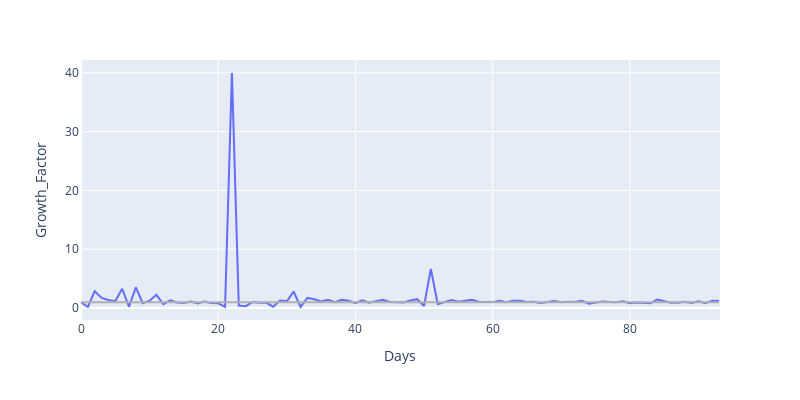

This figure's notebook cell:
### Code cell
df_world = df.groupby('Days')['Confirmed','Deaths','New_Confirmed','New_Deaths'].sum().reset_index()

# Get data from the first confirmed case
df_world = df_world[df_world['Confirmed']>2]

# Calculate lags x(t-1)
df_world['Confirmed_Lag1'] = df_world['Confirmed'].shift(1).fillna(0)
df_world['Deaths_Lag1'] = df_world['Deaths'].shift(1).fillna(0)

df_world['New_Confirmed_Lag1'] = df_world['New_Confirmed'].shift(1).fillna(0)
df_world['New_Deaths_Lag1'] = df_world['New_Deaths'].shift(1).fillna(0)

# Growth Factor = new confirmed(t) / new confirmed(t-1) 
df_world['Growth_Factor'] = df_world['New_Confirmed'] / df_world['New_Confirmed_Lag1']
df_world.replace([np.nan, np.inf, -np.inf], 1, inplace=True)
#---> GF > 1 = Outbreaking || GF < 1 = Stopping | GF = 1 

# Plot results

fig = px.line(df_world, x='Days', y='Growth_Factor', width=800, height=400)
fig.add_shape(type= 'line', yref= 'y', y0= 1, y1= 1, xref= 'x', x0= 93, x1= 0,
              line=dict(color=lightGrey, width=2))
fig.show()

### Figure 1 — Plotly figure (JSON) as saved in the notebook; plotly's stock layout.template omitted (floating-point values rounded to 4 significant figures)
{"data": [{"hovertemplate": "Days=%{x}<br>Growth_Factor=%{y}<extra></extra>", "legendgroup": "", "line": {"color": "#636efa", "dash": "solid"}, "mode": "lines", "name": "", "showlegend": false, "type": "scatter", "x": [0, 1, 2, 3, 4, 5, 6, 7, 8, 9, 10, 11, 12, 13, 14, 15, 16, 17, 18, 19, 20, 21, 22, 23, 24, 25, 26, 27, 28, 29, 30, 31, 32, 33, 34, 35, 36, 37, 38, 39, 40, 41, 42, 43, 44, 45, 46, 47, 48, 49, 50, 51, 52, 53, 54, 55, 56, 57, 58, 59, 60, 61, 62, 63, 64, 65, 66, 67, 68, 69, 70, 71, 72, 73, 74, 75, 76, 77, 78, 79, 80, 81, 82, 83, 84, 85, 86, 87, 88, 89, 90, 91, 92, 93], "xaxis": "x", "y": [1, 0.1805, 2.87, 1.718, 1.387, 1.183, 3.277, 0.2218, 3.517, 0.8187, 1.247, 2.25, 0.6515, 1.296, 0.9332, 0.844, 1.119, 0.7718, 1.109, 0.8394, 0.8028, 0.1858, 39.97, 0.4274, 0.321, 1.022, 0.911, 0.9251, 0.2369, 1.285, 1.141, 2.818, 0.1877, 1.723, 1.49, 1.138, 1.412, 1.004, 1.392, 1.242, 0.821, 1.308, 0.9001, 1.213, 1.415, 1.028, 0.9868, 0.9486, 1.287, 1.512, 0.3475, 6.646, 0.6533, 0.9624, 1.351, 1.08, 1.232, 1.412, 1.089, 1.098, 1.012, 1.247, 0.9816, 1.241, 1.248, 1.028, 1.058, 0.882, 1.047, 1.206, 1.0, 1.077, 1.019, 1.231, 0.7361, 0.977, 1.11, 1.049, 0.9911, 1.144, 0.828, 0.9419, 0.9347, 0.8019, 1.461, 1.174, 0.9058, 0.8861, 1.078, 0.8477, 1.165, 0.8293, 1.246, 1.182], "yaxis": "y"}], "layout": {"height": 400, "legend": {"tracegroupgap": 0}, "margin": {"t": 60}, "shapes": [{"line": {"color": "#b0b0b0", "width": 2}, "type": "line", "x0": 93, "x1": 0, "xref": "x", "y0": 1, "y1": 1, "yref": "y"}], "width": 800, "xaxis": {"anchor": "y", "domain": [0, 1], "title": {"text": "Days"}}, "yaxis": {"anchor": "x", "domain": [0, 1], "title": {"text": "Growth_Factor"}}}}
